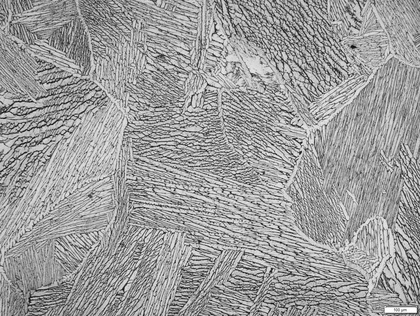
%> input picture Part1/Image 1.jpg, 420 x 316 px, shrunk from 1359 x 1023 before the run
$ octave Part1.m   (GNU Octave 9; MATLAB toolbox functions it lacks are replaced by stand-ins)
%> lines starting %> are read from the running program, lines starting %| are printed output that depends on the picture
%THICKNESS MEASUREMENT OF ALPHA PHASE
clc;clear; close all;
%%%%%%%%%%%%%%%%%%%%%%%%%%%%%%%%%%%%%%%%%%%%%%%%%%%%%%%%%%%%%%%%%%%%%%%%%%%
% INPUTS
%It is necessary to register the name of the picture with the extension ('Image 1.jpg').
%The image and macro file must be in the same folder, or then you need to
%write the full path.
A=imread('Image 1.jpg');
%> A is the input picture: size 316x420 uint8; min 6, max 255, mean 156
%This is a multiplier that adjusts the properties of the image.
%a multiplier of morphological Operations on Binary Image.
Multiplier=0.7; % smooth operation multiplier (from 0 to 1)
Resolution=1; % micron/pixel % this is the spatial resolution of the input
Bins=50; % This is the number of bars for histogram chart
%%%%%%%%%%%%%%%%%%%%%%%%%%%%%%%%%%%%%%%%%%%%%%%%%%%%%%%%%%%%%%%%%%%%%%%%%%%
% Image processing
if ndims(A)==3; A=rgb2gray(A); end
%BW = im2bw(I,level) converts the grayscale image I to binary image BW, by replacing all pixels in the input image with luminance greater than level with the value 1 (white) and replacing all other pixels with the value 0 (black).
%If the input image is not a grayscale image, im2bw converts the input image to grayscale using ind2gray or rgb2gray, and then converts this grayscale image to binary by thresholding.
I1 = adapthisteq(A,'ClipLimit',0.1,'Distribution','Rayleigh');
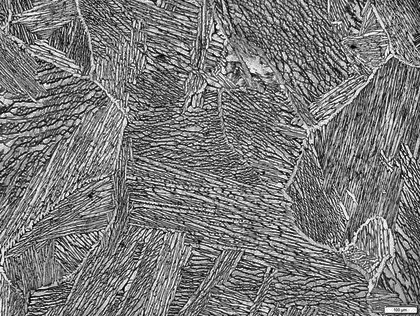
%> I1: size 316x420 uint8; min 0, max 255, mean 121.3
G  = graythresh(I1);
%> G = 0.494
I1 = im2bw(I1, G*Multiplier); %G*0.65
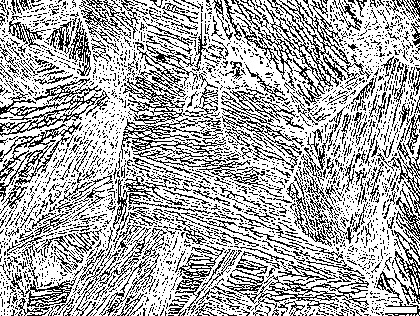
%> I1: size 316x420 logical; 67.9% white; black in thin lines or dots
I1=bwmorph(I1,'diag'); % smooth operation
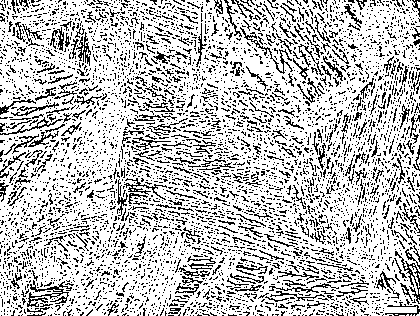
%> I1: size 316x420 logical; 75.6% white; black in thin lines or dots
I2=bwmorph(I1,'fill'); % smooth operation
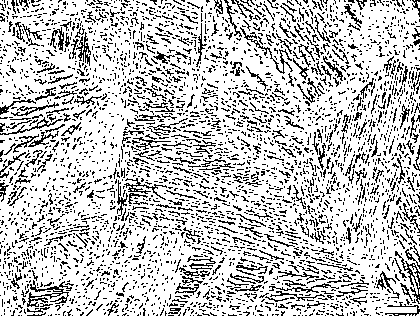
%> I2: size 316x420 logical; 77.1% white; black in thin lines or dots
figure('units','normalized','outerposition',[0 0 1 1])
subplot(1,2,1)
imshow(I2,'InitialMagnification',30); hold on
%%%%%%%%%%%%%%%%%%%%%%%%%%%%%%%%%%%%%%%%%%%%%%%%%%%%%%%%%%%%%%%%%%%%%%%%%%%
% CALCULATIONS
[s1,s2]=size(I2);
%> s1 = 316; s2 = 420
B=~zeros(s1,s2);

n=30;   % Number of Lines to the draw
nvar = randi(4);
LineArraylength=zeros([],1);
L=1;
V=1;
for i1 = 1:n
switch nvar
    case 1
while (0< abs(V))&&(abs(V) <30)|| (60< abs(V))&&(abs(V) <90)
X1(i1) = 1;
Y1(i1) = randi(s2);
X2(i1) = randi(s1);
Y2(i1) = s2;
V = atan2(Y2(i1)-Y1(i1), X2(i1)-X1(i1))*180/pi() ;
end

LineArray=zeros(X2(i1),3);
for I=X1(i1):X2(i1)
    J=round(((I-X1(i1))/(X2(i1)-X1(i1)))*(Y2(i1)-Y1(i1))+Y1(i1));
    B(I,J)=0;
    LineArray (I,1)=I;
    LineArray (I,2)=J;
    LineArray (I,3)=I2(I,J);
end

    case 2
while (0< abs(V))&&(abs(V) <30)|| (60< abs(V))&&(abs(V) <90)
X1(i1) = randi(s1);
Y1(i1) = s2;
X2(i1) = s1;
Y2(i1) = randi(s2);
V = atan2(Y2(i1)-Y1(i1), X2(i1)-X1(i1))*180/pi() ;
end

LineArray=zeros(X2(i1),3);
for I=X1(i1):X2(i1)
    J=round(((I-X1(i1))/(X2(i1)-X1(i1)))*(Y2(i1)-Y1(i1))+Y1(i1));
    B(I,J)=0;
    LineArray (I,1)=I;
    LineArray (I,2)=J;
    LineArray (I,3)=I2(I,J);
end

    case 3
while (0< abs(V))&&(abs(V) <30)|| (60< abs(V))&&(abs(V) <90)
X1(i1) = s1;
Y1(i1) = randi(s2);
X2(i1) = randi(s1);
Y2(i1) = 1;
V = atan2(Y2(i1)-Y1(i1), X1(i1)-X2(i1))*180/pi() ;
end

LineArray=zeros(X2(i1),3);
for I=X2(i1):X1(i1)
    J=round(((I-X1(i1))/(X2(i1)-X1(i1)))*(Y2(i1)-Y1(i1))+Y1(i1));
    B(I,J)=0;
    LineArray (I,1)=I;
    LineArray (I,2)=J;
    LineArray (I,3)=I2(I,J);
end

    otherwise
while (0< abs(V))&&(abs(V) <30)|| (60< abs(V))&&(abs(V) <90)
X1(i1) = randi(s1);
Y1(i1) = 1;
X2(i1) = 1;
Y2(i1) = randi(s2);
V = atan2(Y2(i1)-Y1(i1), X1(i1)-X2(i1))*180/pi() ;
end

LineArray=zeros(X2(i1),3);
for I=X2(i1):X1(i1)
    J=round(((I-X1(i1))/(X2(i1)-X1(i1)))*(Y2(i1)-Y1(i1))+Y1(i1));
    B(I,J)=0;
    LineArray (I,1)=I;
    LineArray (I,2)=J;
    LineArray (I,3)=I2(I,J);
end

end
V=1;
% Drawing Line on the Picture
[L1,~]=size(LineArray);
openLine=0;
a=0;
LineArray1=zeros(L1,5);
for I=1:L1
            if LineArray (I,3)==0
               openLine=0;
            end
                 if LineArray (I,3)==1 &&  openLine==0   %
                    LineArray1(a+1,1)=LineArray (I,1);LineArray1(a+1,2)=LineArray (I,2);
                    a=a+1;
                 end
                    if    LineArray (I,3)==1
                          openLine=1;
                          LineArray1(a,3)=LineArray (I,1);LineArray1(a,4)=LineArray (I,2);
                          LineArray1(a,5)=sqrt((LineArray1(a,3)-LineArray1(a,1))^2+(LineArray1(a,4)-LineArray1(a,2))^2);
                    end
end
% Display the LINE of the Alpha Phase.
[L1,L2]=size(LineArray1);
Lengthsort=2;  % Mod
for I=1:L1
        if LineArray1(I,5)> Lengthsort
        plot([LineArray1(I,2) LineArray1(I,4)], [LineArray1(I,1) LineArray1(I,3)],'b');
        LineArraylength(L,1)=Resolution.*LineArray1(I,5); % CALCULATIONS segment length (Alpha Phase)
        L=L+1;
        end
end
nvar1=nvar;
while nvar == nvar1
nvar = randi(4);
end

end
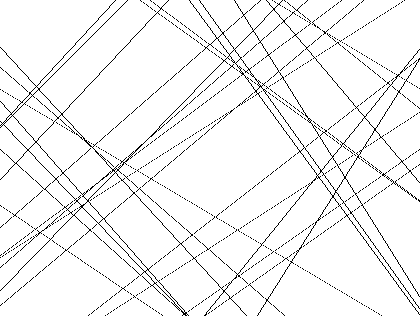
%> B: size 316x420 logical; 95.2% white; black in thin lines or dots
%> after the loop, J = 206; L = 656; LineArray = 316 rows, first 12: [0 0 0; 0 0 0; 0 0 0; 0 0 0; 0 0 0; 0 0 0; 0 0 0; 0 0 0; 0 0 0; 0 0 0; 0 0 0; 0 0 0]; LineArray1 = 316 rows, first 8: [166 419 167 417 2.24; 169 414 175 406 10; 177 403 177 403 0; 180 399 180 399 0; 182 396 184 393 3.61; 186 390 197 375 18.6; 199 372 199 372 0; 201 369 227 332 45.22]; LineArraylength = 655 values, max 53 at index 572, min 2.24 at index 15, mean 8.89; X1 = 30 values, max 316 at index 2, min 1 at index 9, mean 161.9; X2 = 30 values, max 316 at index 3, min 1 at index 1, mean 146.5; Y1 = 30 values, max 420 at index 3, min 1 at index 1, mean 197; Y2 = 30 values, max 420 at index 9, min 1 at index 2, mean 226.3

%Outputs

Average_segment_length_micron=mean(LineArraylength); %Average grain radius micron
%> Average_segment_length_micron = 8.89
Standard_deviation_of_segment_length_micron=std(LineArraylength); %Standard deviation
%> Standard_deviation_of_segment_length_micron = 7.68

subplot(1,2,2)
Rel_Frequencies=hist(LineArraylength,[1:round(max(LineArraylength)/Bins):round(max(LineArraylength))])./sum(sum(hist(LineArraylength,[1:round(max(LineArraylength)/Bins):round(max(LineArraylength))])));
%> Rel_Frequencies = 53 values, max 0.179 at index 4, min 0 at index 1, mean 0.0189
bar([1:round(max(LineArraylength)/Bins):round(max(LineArraylength))],Rel_Frequencies); %draw histograms of a normal distribution of a random variable
xlabel('Equivalent segment length (micron)'); ylabel('Relative Frequency'); axis([1 max(LineArraylength) 0 max(Rel_Frequencies)]); axis square;
annotation('textbox',[.2 .85 .1 .1], 'String', [ 'Average length segment = ' num2str(Average_segment_length_micron) ' micron'])
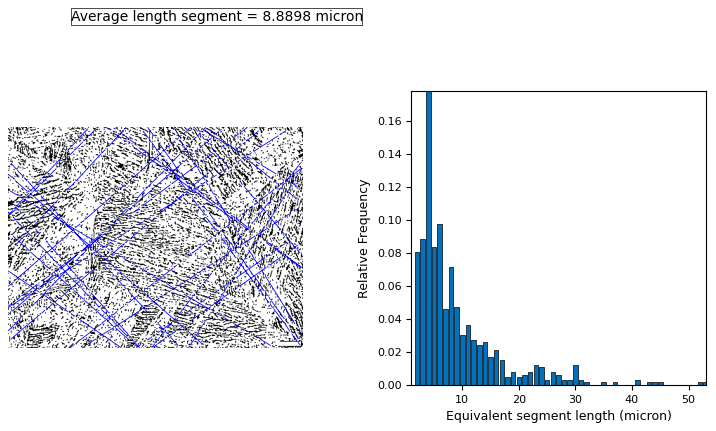
%> figure redrawn from the program's plot data, 3 panels

imwrite(I2,'OutputI2.png')
